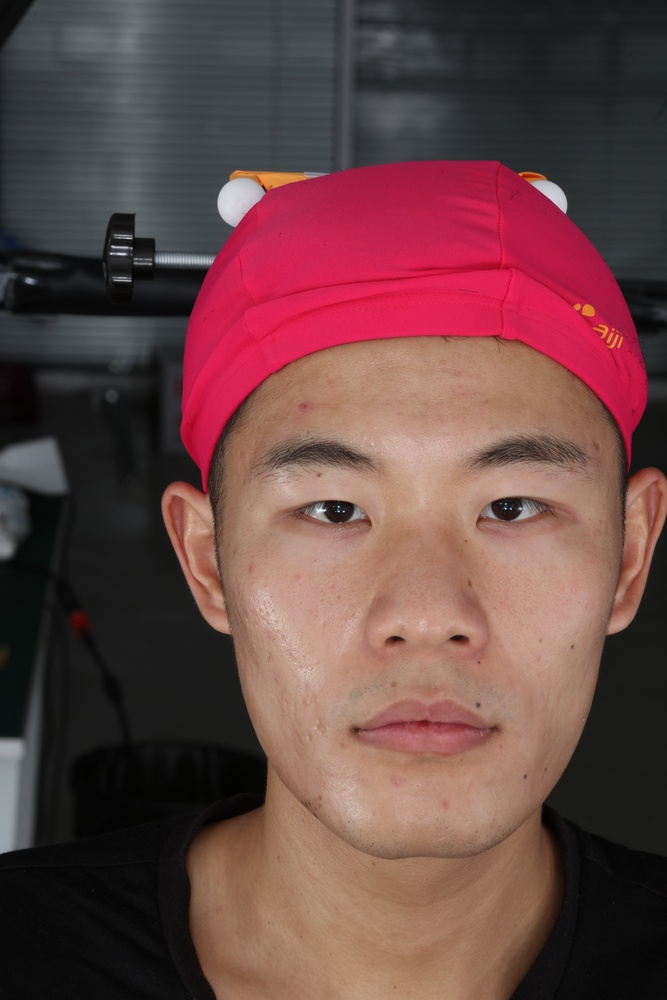
#> input picture datasets/FaceScape/16.jpg, 667 x 1000 px, shrunk from 2896 x 4344 before the run
$ python -i morphology.py   (imports and definitions only)
#> lines starting #> are read from the running program, lines starting #| are printed output that depends on the picture; after the words box and inside, x2 and y2 are one past the last pixel; in counts of white or black regions, pixels touching at a corner belong together
import cv2
import rawpy
from pathlib import Path

import numpy as np

from tqdm import tqdm
from sklearn.model_selection import train_test_split

import matplotlib
import matplotlib.pyplot as plt


def highpass(img, sigma):
    return img - cv2.GaussianBlur(img, (0, 0), sigma) + 127


def preprocess(gray, clip_limit=40.0, grid_size=(180, 90), sigma=10, adap_area=21):
    clahe = cv2.createCLAHE(clipLimit=clip_limit, tileGridSize=grid_size)
    gray_clahe = clahe.apply(gray)
    filtered = highpass(gray_clahe, sigma)
    thresh = cv2.adaptiveThreshold(filtered, 255, cv2.ADAPTIVE_THRESH_GAUSSIAN_C,
                                   cv2.THRESH_BINARY_INV, adap_area, 0.0)
    return thresh


# [109 lines left out: functions extract_blocks, adaptive_morph, detect_blobs, not called in this run]

>>> import cv2
>>> picture = cv2.imread('../datasets/FaceScape/16.jpg', cv2.IMREAD_GRAYSCALE)
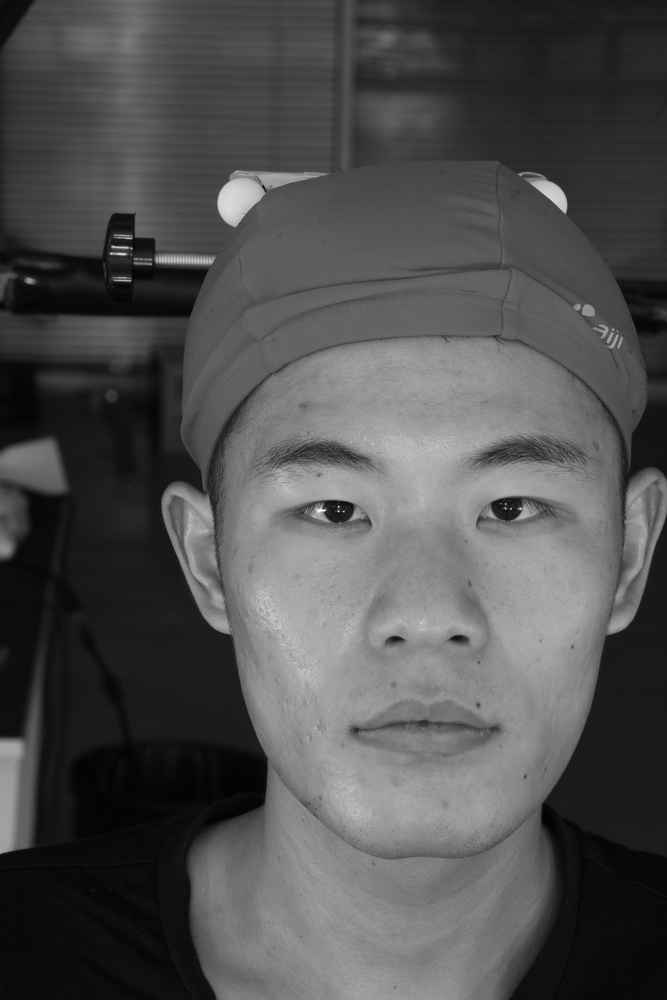
#> picture: shape (1000, 667); min 1, max 255, mean 79.9
>>> result = preprocess(picture)
#> in preprocess, `gray_clahe = clahe.apply(gray)`:
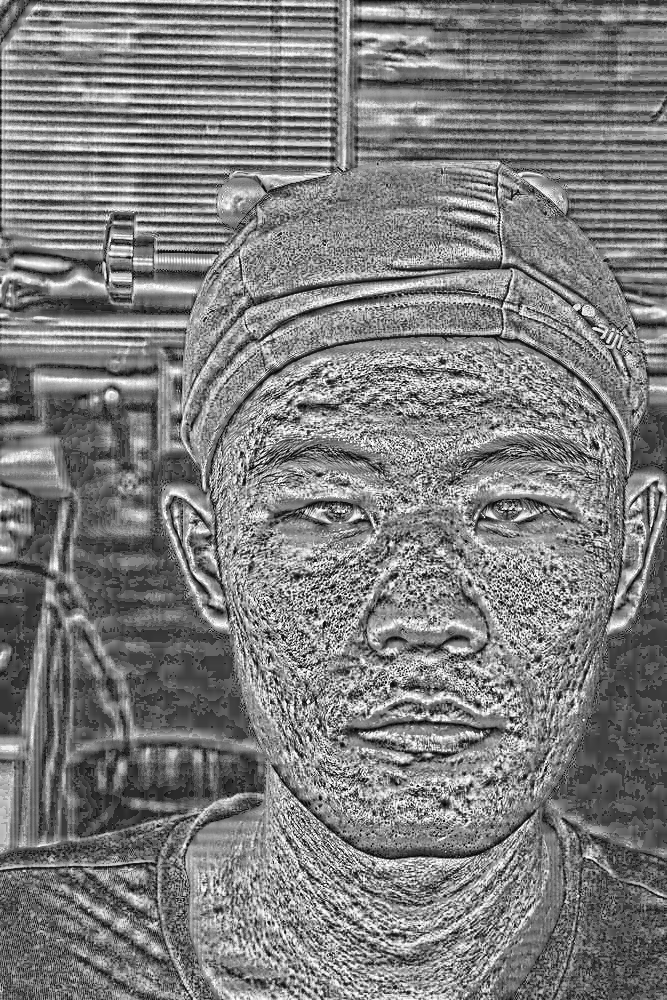
#> gray_clahe: shape (1000, 667); min 1, max 255, mean 125.4
#> in highpass, `return img - cv2.GaussianBlur(img, (0, 0), sigma) + 127`:
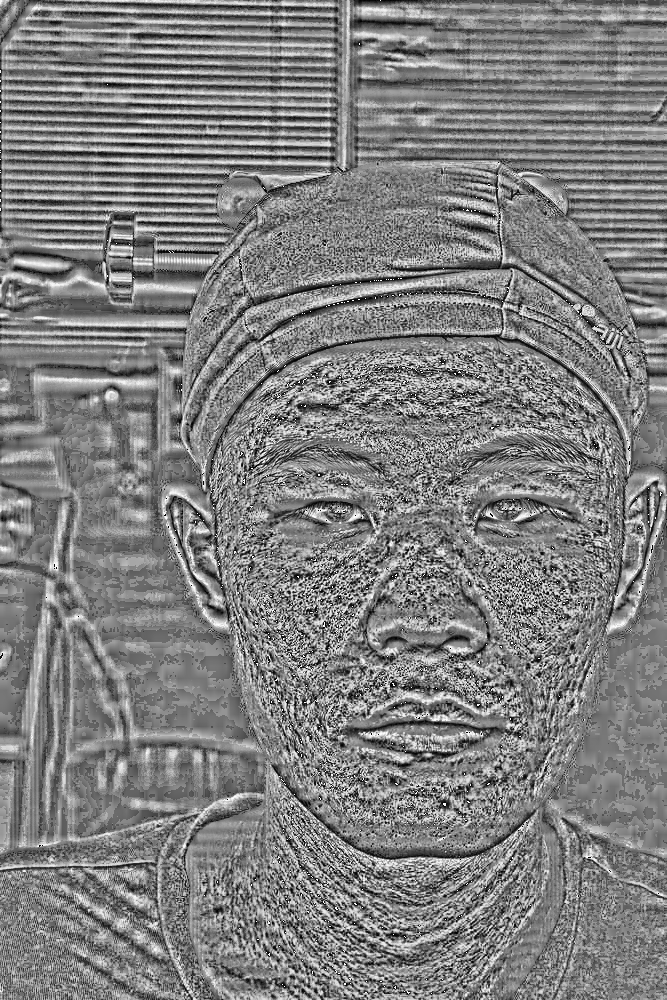
#> returned value: shape (1000, 667); min 0, max 255, mean 127.5
#> in preprocess, `thresh = cv2.adaptiveThreshold(filtered, 255, cv2.ADAPTIVE_THRESH_GAUS..`:
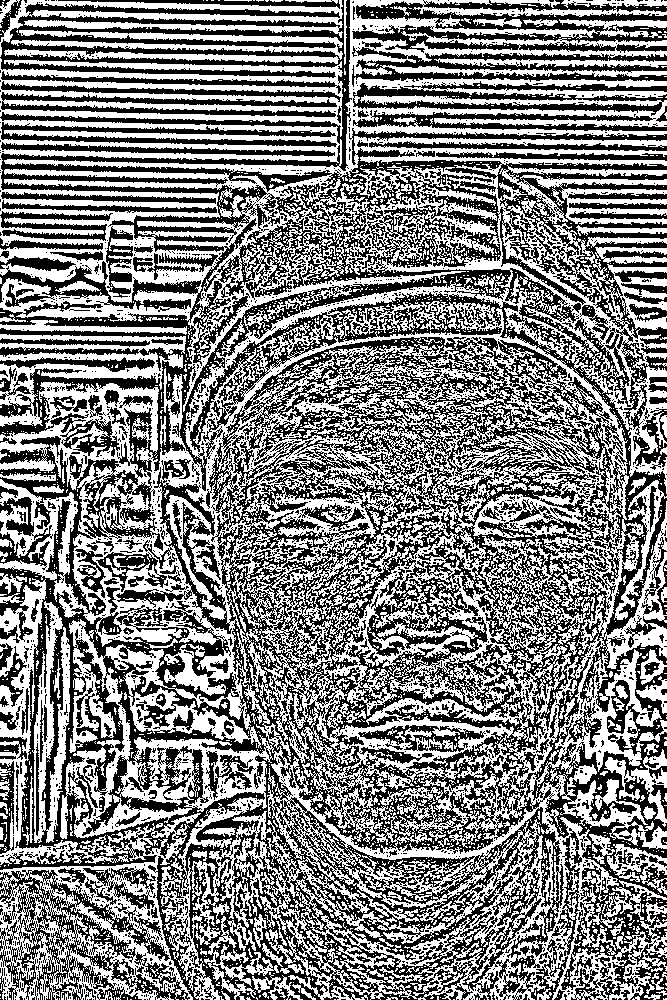
#> thresh: shape (1000, 667); 50.4% white; 2851 black regions (2634 under 20 px), largest, box (x1, y1, x2, y2) and area: (0, 0, 667, 1000) 246181, (0, 868, 190, 1000) 8539, (352, 0, 667, 53) 7907

$ run again, on datasets/FaceScape/17.jpg
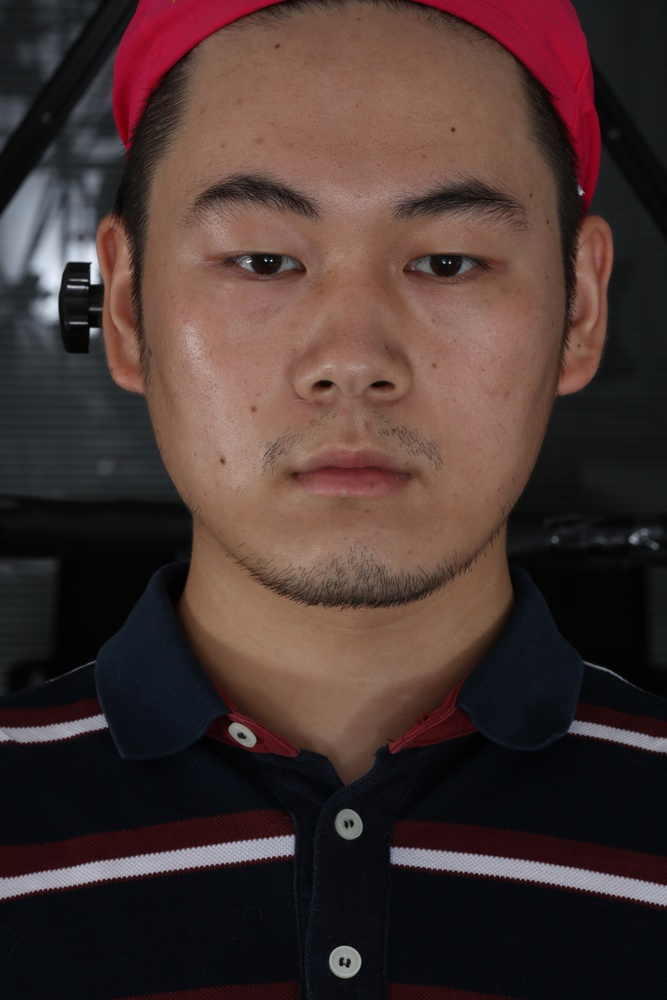
#> input picture datasets/FaceScape/17.jpg, 667 x 1000 px, shrunk from 2896 x 4344 before the run
#> in highpass, `return img - cv2.GaussianBlur(img, (0, 0), sigma) + 127`:
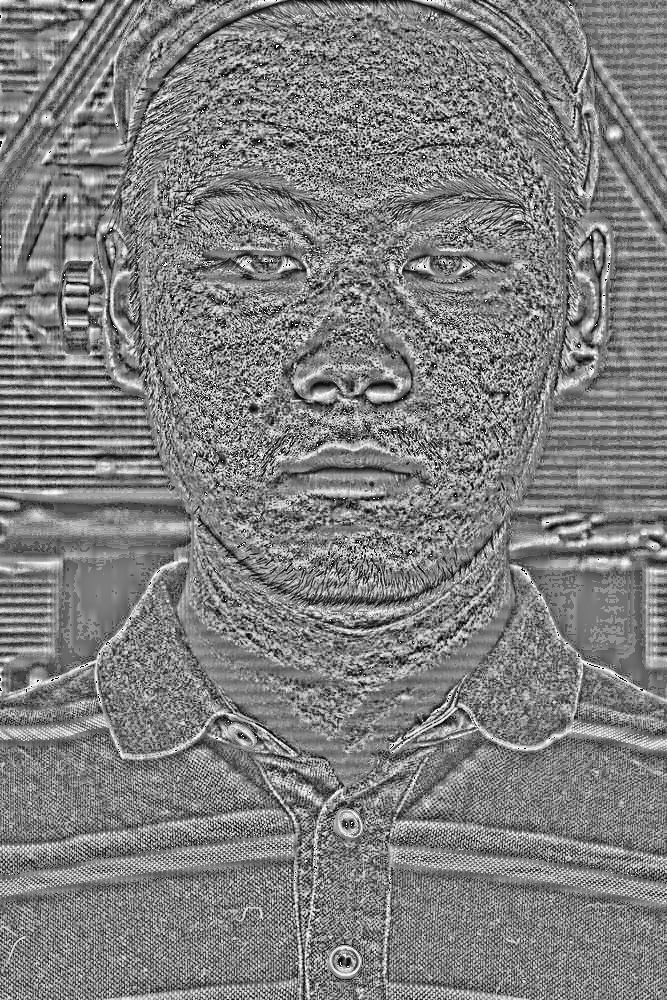
#> returned value: shape (1000, 667); min 0, max 255, mean 127.3
#> in preprocess, `thresh = cv2.adaptiveThreshold(filtered, 255, cv2.ADAPTIVE_THRESH_GAUS..`:
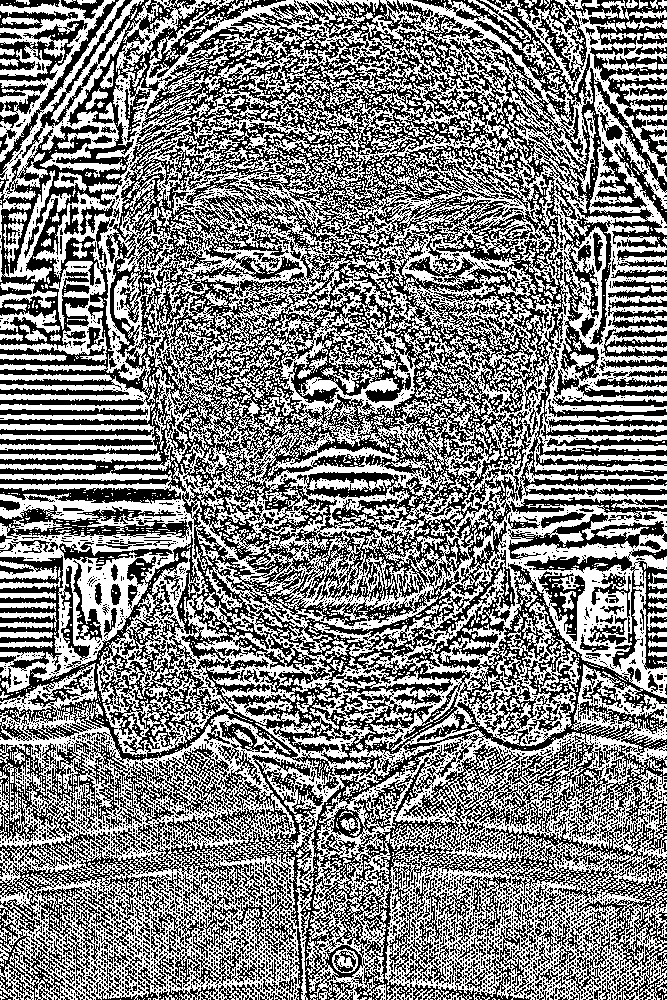
#> thresh: shape (1000, 667); 50.6% white; black in thin lines or dots

$ run again, on datasets/FaceScape/171.jpg
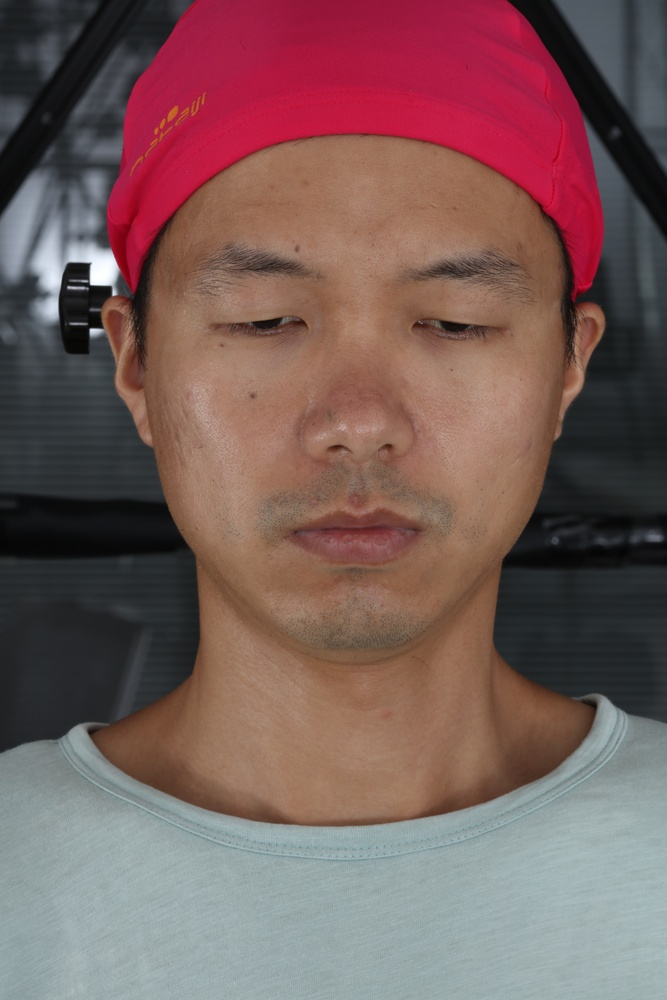
#> input picture datasets/FaceScape/171.jpg, 667 x 1000 px, shrunk from 2896 x 4344 before the run
#> in highpass, `return img - cv2.GaussianBlur(img, (0, 0), sigma) + 127`:
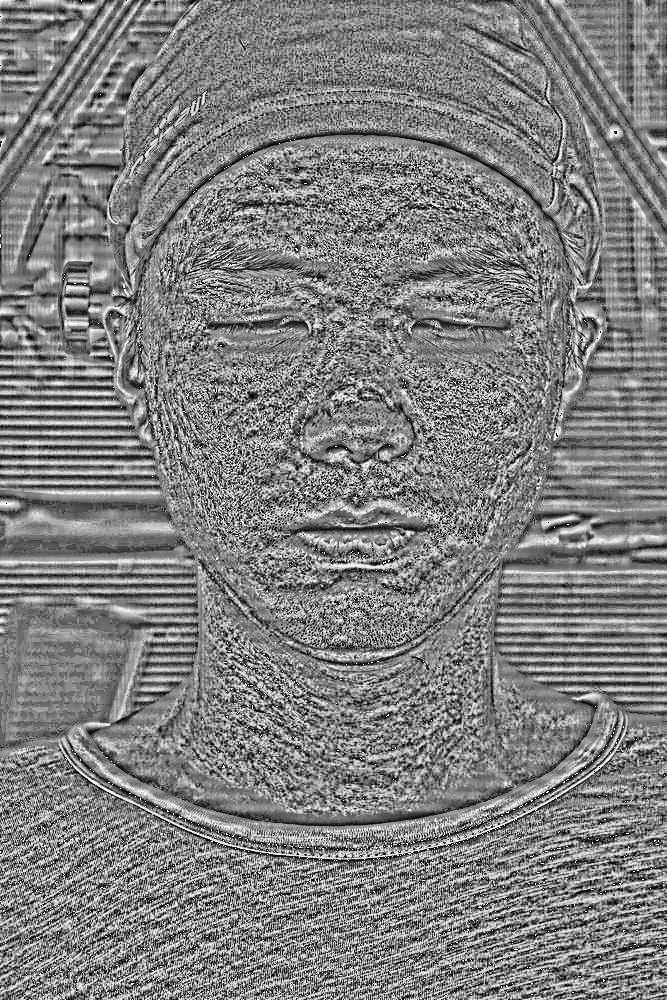
#> returned value: shape (1000, 667); min 0, max 255, mean 128
#> in preprocess, `thresh = cv2.adaptiveThreshold(filtered, 255, cv2.ADAPTIVE_THRESH_GAUS..`:
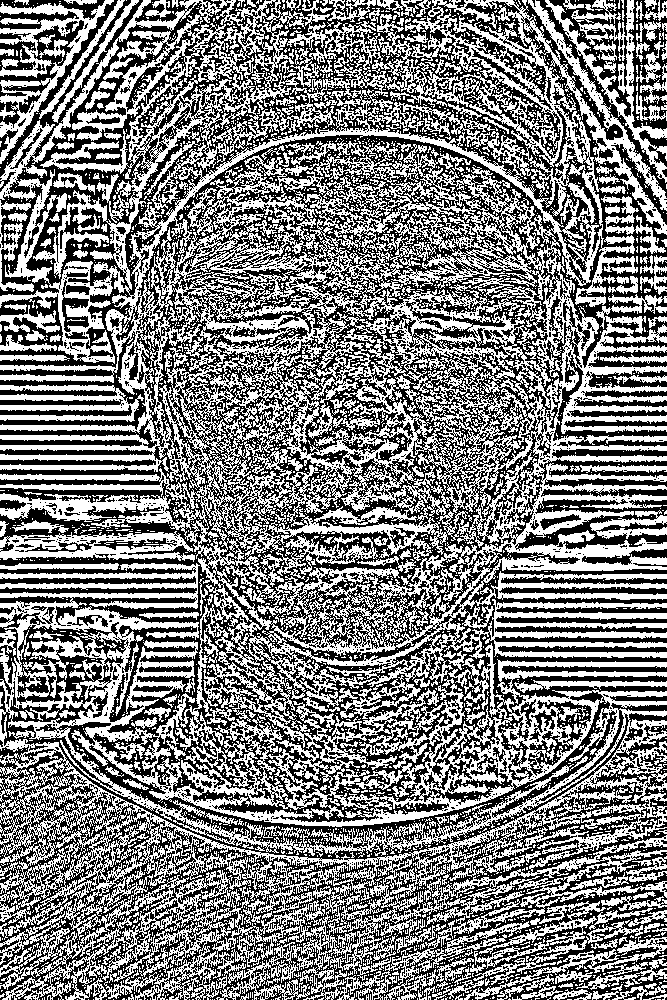
#> thresh: shape (1000, 667); 49.6% white; 3391 white regions (3100 under 20 px), largest, box (x1, y1, x2, y2) and area: (0, 0, 667, 1000) 265729, (0, 0, 114, 164) 4336, (545, 0, 667, 183) 3177

$ run again, on datasets/FaceScape/56.jpg
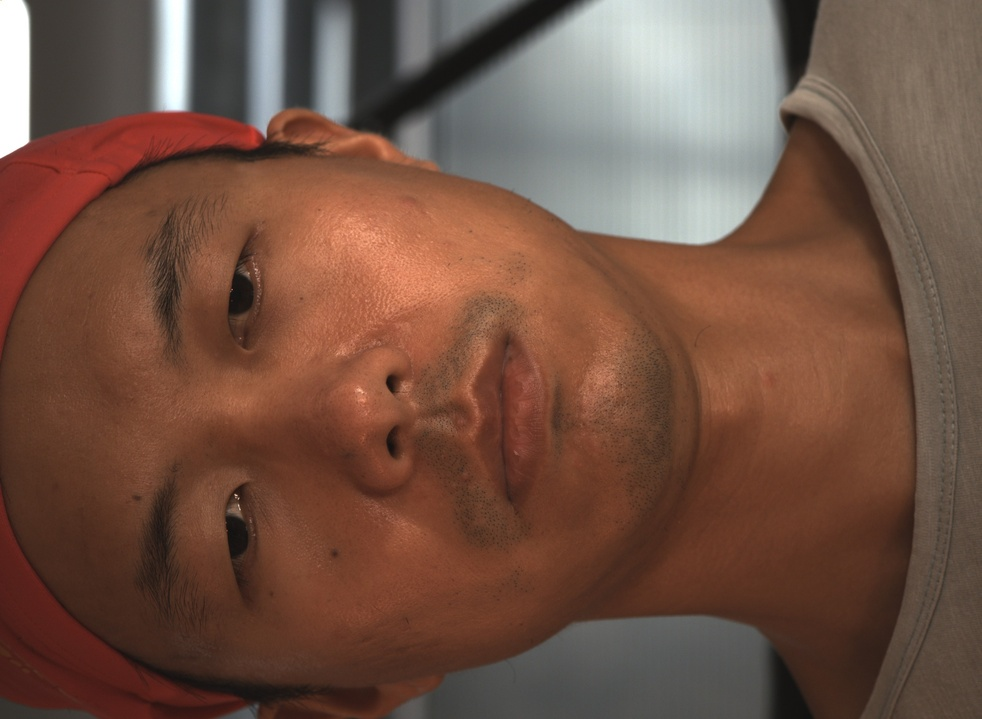
#> input picture datasets/FaceScape/56.jpg, 982 x 719 px, shrunk from 2048 x 1500 before the run
#> in highpass, `return img - cv2.GaussianBlur(img, (0, 0), sigma) + 127`:
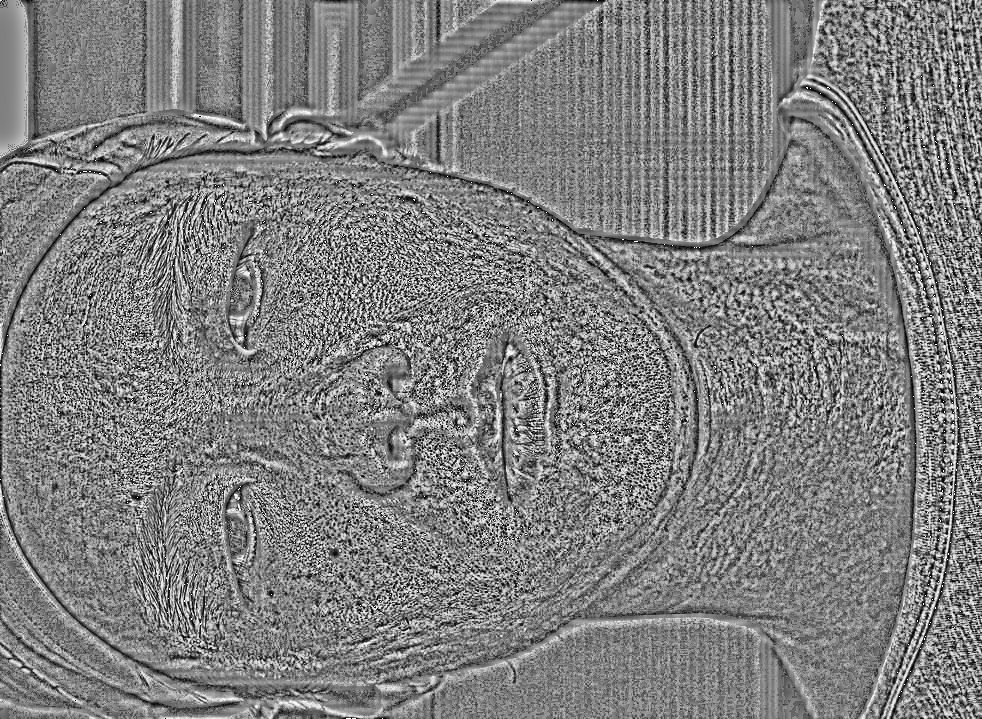
#> returned value: shape (719, 982); min 0, max 255, mean 127.5
#> in preprocess, `thresh = cv2.adaptiveThreshold(filtered, 255, cv2.ADAPTIVE_THRESH_GAUS..`:
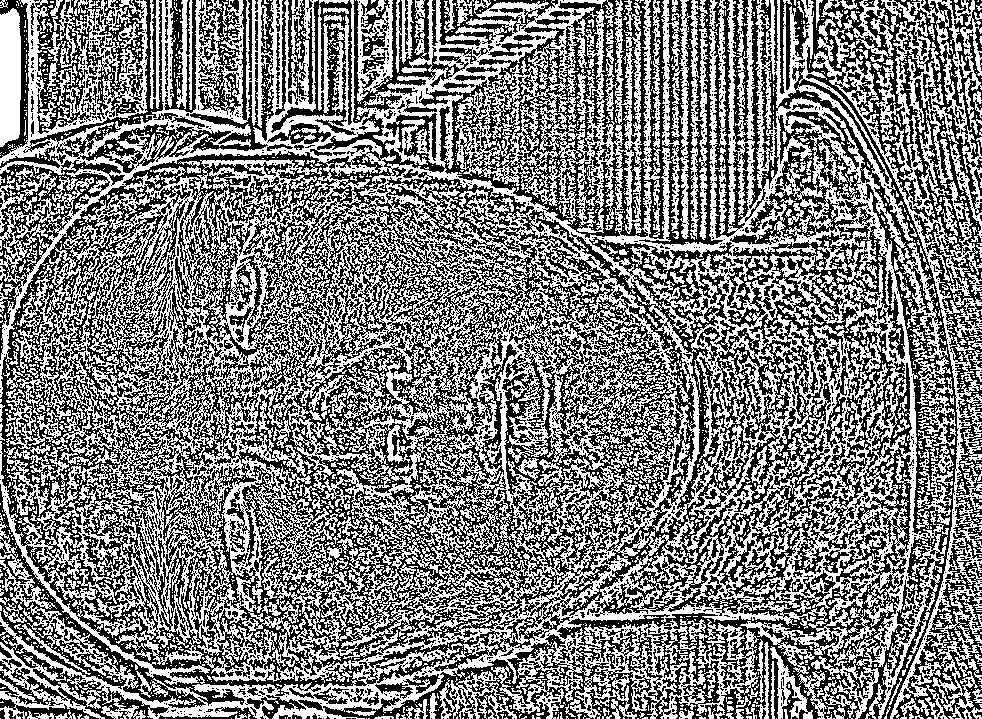
#> thresh: shape (719, 982); 49.7% white in thin lines or dots
